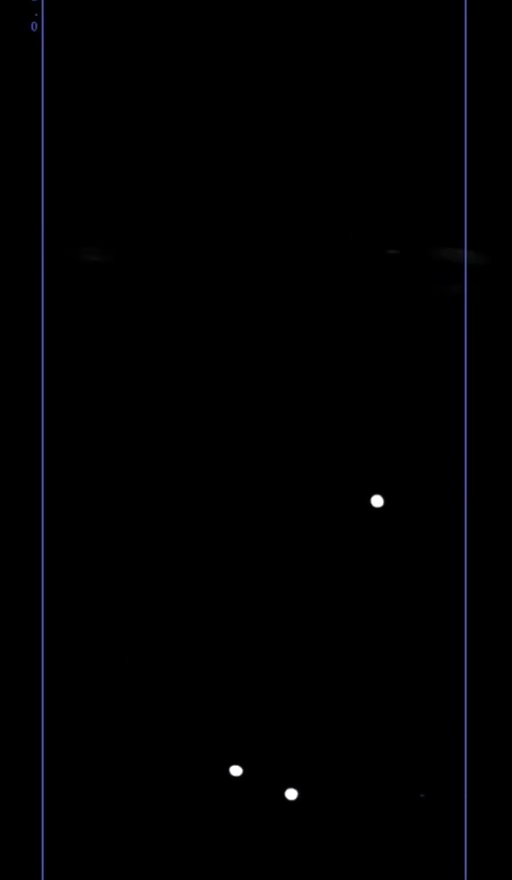
#> input picture frame 15 of v3.mp4, 512 x 880 px
$ python Lushank_Shambharkar.py
#> lines starting #> are read from the running program, lines starting #| are printed output that depends on the picture; after the words box and inside, x2 and y2 are one past the last pixel; in counts of white or black regions, pixels touching at a corner belong together
import cv2
import numpy as np
import time
import pandas as pd
import os


def calculate_angle(centroid1, centroid2, centroid3):
    vector1 = np.array([centroid1[0] - centroid2[0], centroid1[1] - centroid2[1]])
    vector2 = np.array([centroid3[0] - centroid2[0], centroid3[1] - centroid2[1]])
    dot_product = np.dot(vector1, vector2)
    magnitude1 = np.linalg.norm(vector1)
    magnitude2 = np.linalg.norm(vector2)
    cosine_angle = dot_product / (magnitude1 * magnitude2)
    angle = np.arccos(cosine_angle)
    angle_degrees = np.degrees(angle)
    return angle_degrees


# Load the video
cap = cv2.VideoCapture('v3.mp4')

# Get the width and height of the frames
frame_width = int(cap.get(cv2.CAP_PROP_FRAME_WIDTH))
frame_height = int(cap.get(cv2.CAP_PROP_FRAME_HEIGHT))

# Define the codec and create VideoWriter object
out = cv2.VideoWriter('processed_video.avi', cv2.VideoWriter_fourcc(*'XVID'), 20.0, (frame_width, frame_height))

# DataFrame to store angles
angles_df = pd.DataFrame(columns=['Frame', 'Set', 'Point1', 'Point2', 'Point3', 'Angle'])

frame_count = 0

while cap.isOpened():
    ret, frame = cap.read()
#> frame is the input picture: shape (880, 512, 3); mean B, G, R 1.7, 0.9, 0.9
    if not ret:
        break

    frame_count += 1

    # Convert frame to grayscale
    gray_frame = cv2.cvtColor(frame, cv2.COLOR_BGR2GRAY)

    # Threshold the frame to get white points
    _, thresh = cv2.threshold(gray_frame, 200, 255, cv2.THRESH_BINARY)
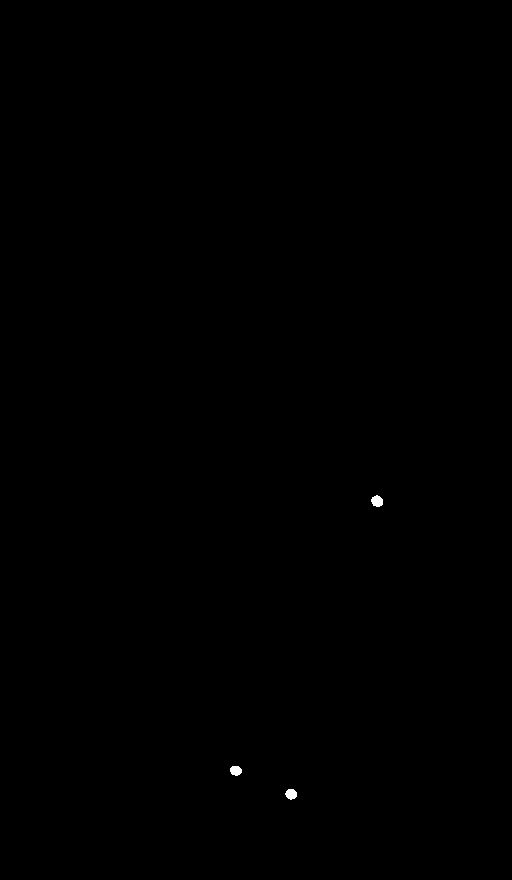
#> thresh: shape (880, 512); 0.07% white; 3 white regions

    # Find contours
    contours, _ = cv2.findContours(thresh, cv2.RETR_EXTERNAL, cv2.CHAIN_APPROX_SIMPLE)
#> contours = 3 contours; box (x1, y1, x2, y2) and area: (371, 495, 383, 507) 91, (285, 789, 297, 800) 84, (230, 766, 242, 776) 80
    # print(len(contours))

    # Ensure only 5 contours are processed
    contours = contours[:5]

    # Draw circles around white points and label them
    for idx, contour in enumerate(contours):
        (x, y), radius = cv2.minEnclosingCircle(contour)
        center = (int(x), int(y))
        radius = int(radius)
        cv2.circle(frame, center, 5, (0, 255, 0), 5)
        cv2.putText(frame, f'Point {idx + 1}', (center[0] + 10, center[1] - 10), cv2.FONT_HERSHEY_SIMPLEX, 0.5,
                    (255, 0, 0), 2)
        cv2.putText(frame, 'Lushank Shambharkar', (1000, 600), cv2.FONT_HERSHEY_SIMPLEX, 0.5, (255, 255, 255), 2)
#> this loop made 3 passes
#> (x, y, radius, center) on passes 1 to 3: (290.6, 794, 5, (290, 794)), (235.5, 770, 5, (235, 770)), (376.9, 500.7, 6, (376, 500))
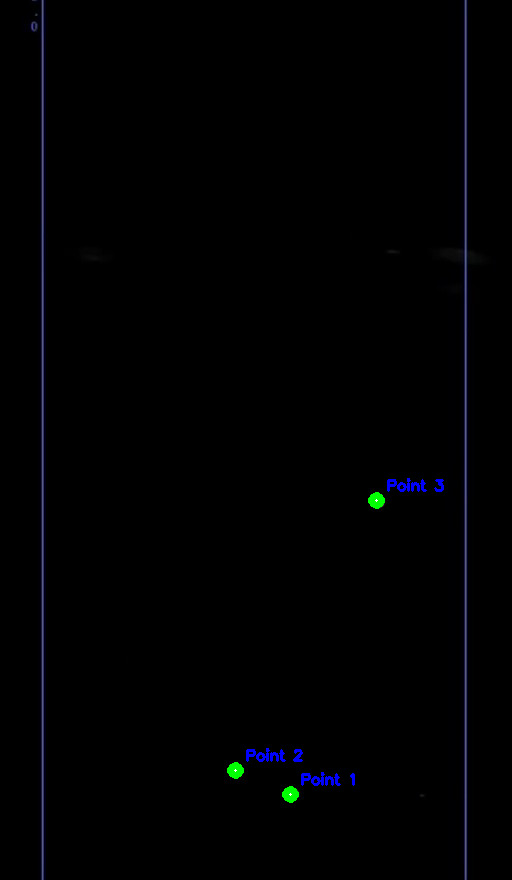
#> frame: shape (880, 512, 3); 0.37% of pixels changed, all inside (x1, y1, x2, y2) = (227, 478, 444, 803)

    # Join white points with lines and draw angles
    if len(contours) >= 3:
        for i in range(len(contours) - 2):
            set_label = f'Set {i + 1}'

            # Calculate centroids of neighboring contours
            centroid1 = tuple(contours[i].mean(axis=0, dtype="int")[0])
            centroid2 = tuple(contours[i + 1].mean(axis=0, dtype="int")[0])
            centroid3 = tuple(contours[i + 2].mean(axis=0, dtype="int")[0])

            # Draw line between centroids
            cv2.line(frame, centroid1, centroid2, (0, 0, 255), 2)
            cv2.line(frame, centroid2, centroid3, (0, 0, 255), 2)

            # Calculate angle between lines
            angle = calculate_angle(centroid1, centroid2, centroid3)
            cv2.putText(frame, f'{angle:.2f} degrees', centroid2, cv2.FONT_HERSHEY_SIMPLEX, 0.5, (255, 255, 255), 2)

            # Create a new DataFrame for the current angle
            new_data = pd.DataFrame([{
                'Frame': frame_count,
                'Set': set_label,
                'Point1': f'({centroid1[0]}, {centroid1[1]})',
                'Point2': f'({centroid2[0]}, {centroid2[1]})',
                'Point3': f'({centroid3[0]}, {centroid3[1]})',
                'Angle': angle
            }])

            # Append new data to the existing DataFrame
            angles_df = pd.concat([angles_df, new_data], ignore_index=True)

            # Draw arc for angle
            center_angle = centroid2
            radius_angle = 30
            start_angle = int(np.degrees(np.arctan2(centroid1[1] - centroid2[1], centroid1[0] - centroid2[0])))
            end_angle = int(np.degrees(np.arctan2(centroid3[1] - centroid2[1], centroid3[0] - centroid2[0])))
            if start_angle < 0:
                start_angle += 360
            if end_angle < 0:
                end_angle += 360
            cv2.ellipse(frame, center_angle, (radius_angle, radius_angle), 0, start_angle, end_angle, (255, 255, 0), 2)

            # Draw the set label near the middle point of each set
            mid_point = ((centroid2[0] + centroid3[0]) // 2, (centroid2[1] + centroid3[1]) // 2)
            cv2.putText(frame, set_label, mid_point, cv2.FONT_HERSHEY_SIMPLEX, 0.5, (0, 255, 255), 2)
#> this loop made 1 pass
#> (set_label, centroid1, centroid3, vector1 in calculate_angle, vector2 in calculate_angle, dot_product in calculate_angle, magnitude1 in calculate_angle, magnitude2 in calculate_angle) on pass 1: ('Set 1', (289, 794), (375, 500), [55, 23], [141, -271], 1522, 59.62, 305.5)
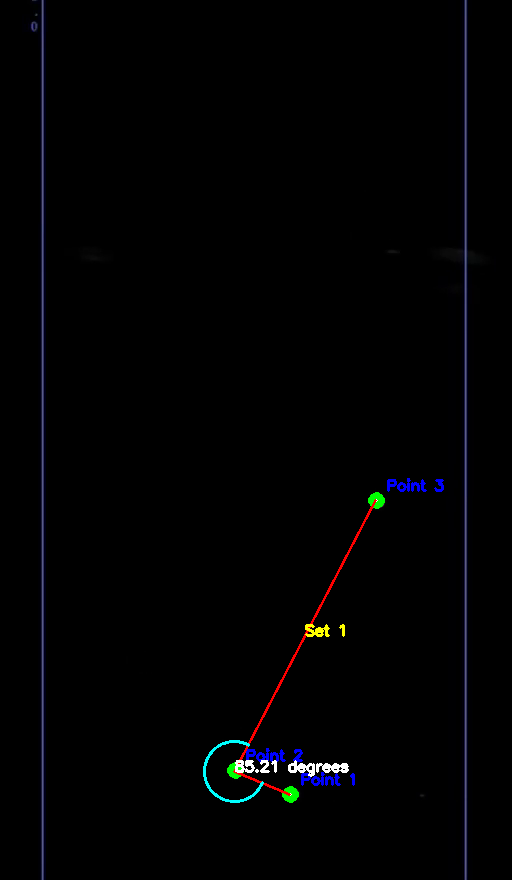
#> frame: shape (880, 512, 3); 0.52% of pixels changed, all inside (x1, y1, x2, y2) = (203, 499, 377, 803)

    # Write the processed frame to the video file
    out.write(frame)

    # Display the frame
    cv2.imshow('Processed Video', frame)
    time.sleep(0.09)
    # Break the loop if 'q' is pressed
    if cv2.waitKey(1) & 0xFF == ord('q'):
#> (key q is pressed here)
        break

# Save all angles to an Excel file
angles_df.to_excel('detected_angles.xlsx', index=False)

# Release everything if job is finished
cap.release()
out.release()
cv2.destroyAllWindows()

print(f"Data saved to detected_angles.xlsx and processed video saved as processed_video.avi")

$ run again, starting later in the video
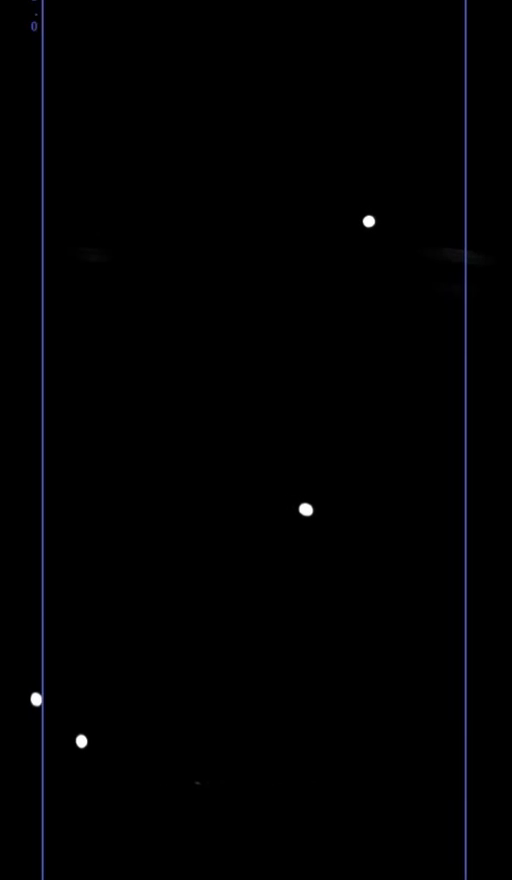
#> input picture frame 67 of v3.mp4, 512 x 880 px
#> frame is the input picture: shape (880, 512, 3); mean B, G, R 1.8, 1, 1
#> thresh: shape (880, 512); 0.09% white; 4 white regions
#> contours = 4 contours; box (x1, y1, x2, y2) and area: (300, 504, 312, 515) 96, (76, 735, 87, 747) 82, (31, 693, 41, 705) 82, (363, 216, 375, 227) 78
#> the loop `for idx, contour in enumerate(contours):` made 4 passes
#> (x, y, radius, center) on passes 1 to 4: (81, 740.6, 5, (81, 740)), (36.5, 698.5, 6, (36, 698)), (305.5, 509.5, 6, (305, 509)), (368.5, 220.8, 5, (368, 220))
#> after the loop `for idx, contour in enumerate(contours):`:
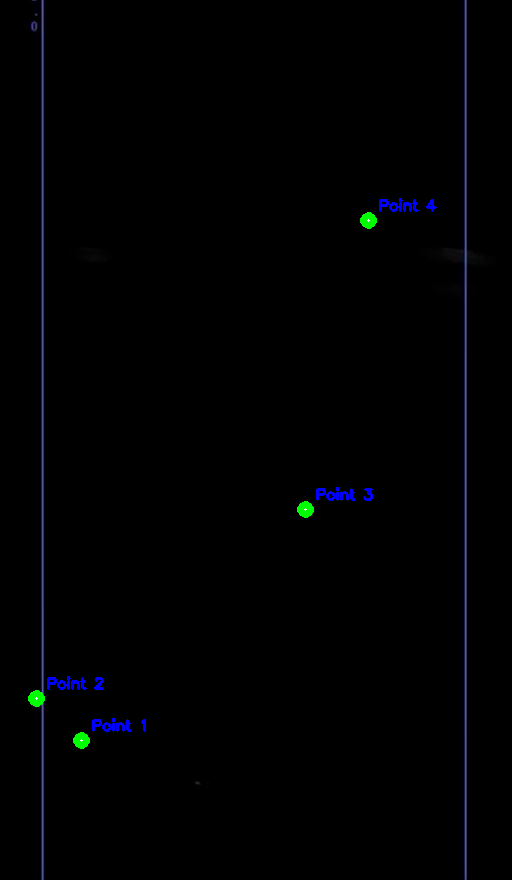
#> frame: shape (880, 512, 3); 0.5% of pixels changed, all inside (x1, y1, x2, y2) = (28, 198, 437, 749)
#> the loop `for i in range(len(contours) - 2):` made 2 passes
#> (set_label, centroid1, centroid3, vector1 in calculate_angle, vector2 in calculate_angle, dot_product in calculate_angle, magnitude1 in calculate_angle, magnitude2 in calculate_angle) on pass 2: ('Set 2', (34, 698), (368, 220), [-271, 189], [63, -289], -71694, 330.4, 295.8)
#> after the loop `for i in range(len(contours) - 2):`:
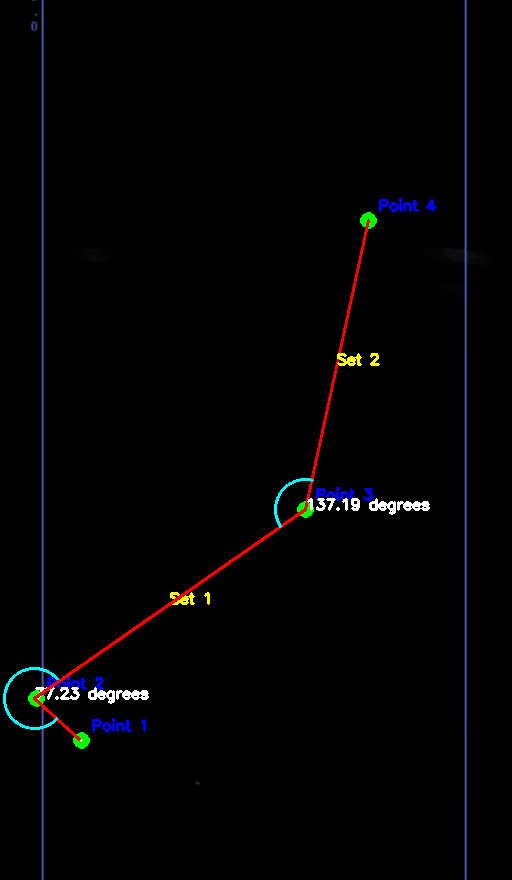
#> frame: shape (880, 512, 3); 1.06% of pixels changed, all inside (x1, y1, x2, y2) = (3, 219, 430, 741)

$ run again, starting later in the video
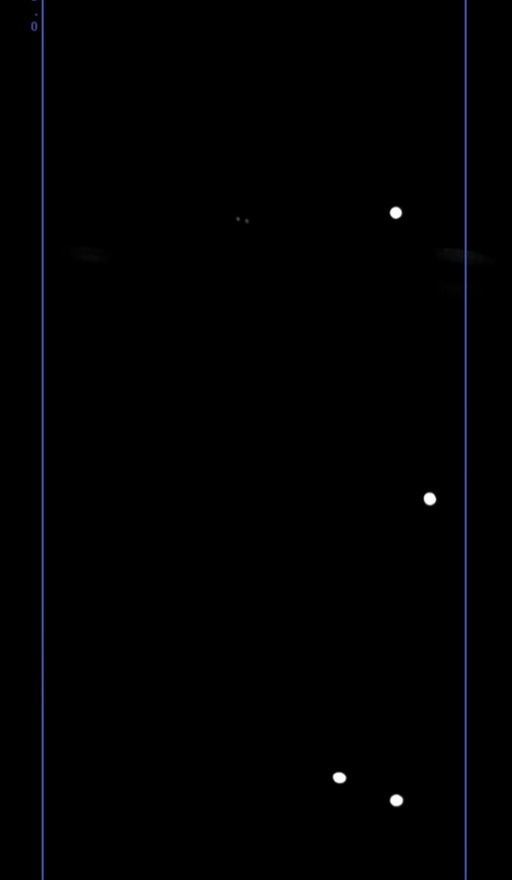
#> input picture frame 120 of v3.mp4, 512 x 880 px
#> frame is the input picture: shape (880, 512, 3); mean B, G, R 1.8, 1, 0.9
#> thresh: shape (880, 512); 0.08% white; 4 white regions
#> contours = 4 contours; box (x1, y1, x2, y2) and area: (424, 493, 436, 505) 86, (391, 795, 402, 806) 79, (334, 773, 345, 783) 75, (391, 208, 401, 218) 70
#> the loop `for idx, contour in enumerate(contours):` made 4 passes
#> (x, y) on passes 1 to 2: (396, 800), (339, 777)
#> after the loop `for idx, contour in enumerate(contours):`:
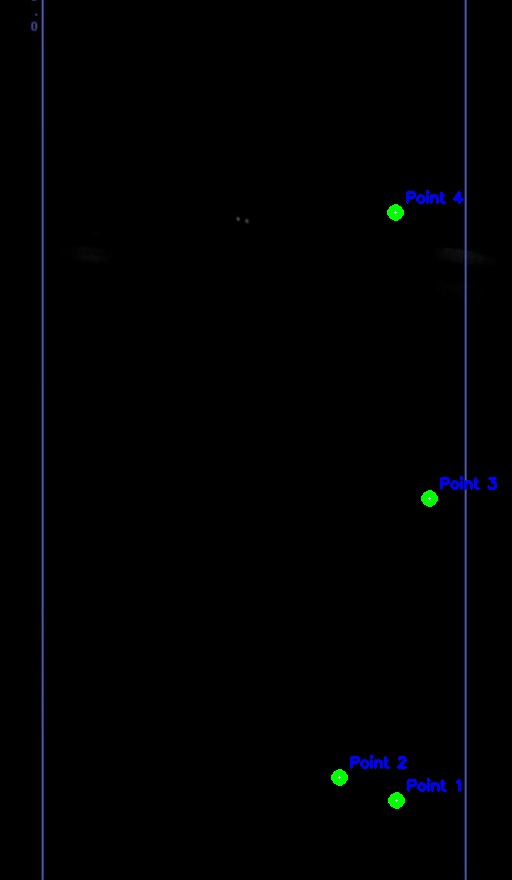
#> frame: shape (880, 512, 3); 0.5% of pixels changed, all inside (x1, y1, x2, y2) = (331, 190, 497, 809)
#> the loop `for i in range(len(contours) - 2):` made 2 passes
#> (set_label, centroid1, centroid3, vector1 in calculate_angle, vector2 in calculate_angle, dot_product in calculate_angle, magnitude1 in calculate_angle, magnitude2 in calculate_angle) on pass 2: ('Set 2', (339, 777), (395, 213), [-90, 279], [-34, -285], -76455, 293.2, 287)
#> after the loop `for i in range(len(contours) - 2):`:
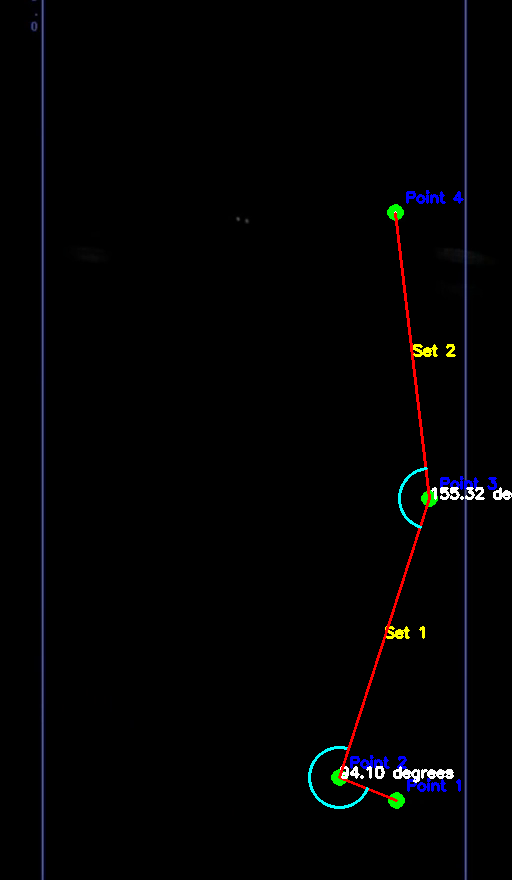
#> frame: shape (880, 512, 3); 0.95% of pixels changed, all inside (x1, y1, x2, y2) = (308, 212, 512, 809)
